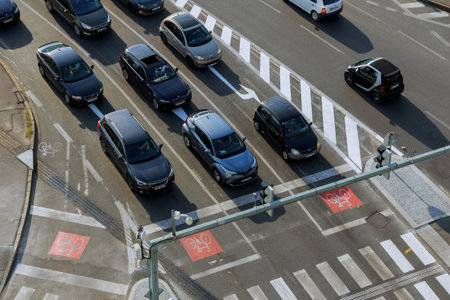
#> input picture coches.jpg, 450 x 300 px
$ python -i Umbralizacion.py   (imports and definitions only)
#> lines starting #> are read from the running program, lines starting #| are printed output that depends on the picture; after the words box and inside, x2 and y2 are one past the last pixel; in counts of white or black regions, pixels touching at a corner belong together
#> further down, picture is the input picture: shape (300, 450, 3); mean B, G, R 103.4, 104.5, 103.7
### librerias/ProcesadorImagen.py
import matplotlib.pyplot as plt
import numpy as np
import cv2

class ProcesadorImagen:
    def __init__(self, ruta=None):
        self.imagen_original = None
        if ruta:
            self.cargar_imagen(ruta)
        self.imagen_grises = None
        self.imagen_umbral = None
        self.ecualizada_hipercubica = None
        self.imagen_suma = None
        self.imagen_resta = None
        self.imagen_multiplicacion = None

    # [5 lines left out: function cargar_imagen, not called in this run]

    def convertir_a_grises(self, img):
        if img is None:
            return None

        if len(img.shape) == 2 or (len(img.shape) == 3 and img.shape[2] == 1):
            return img
        else:
            return cv2.cvtColor(img, cv2.COLOR_BGR2GRAY)
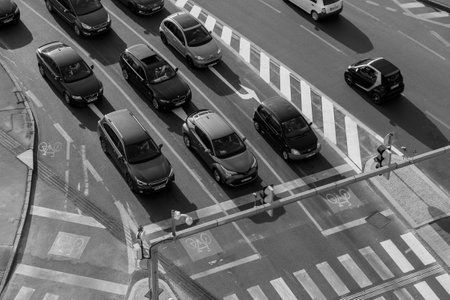
#> returned value: shape (300, 450); min 0, max 253, mean 104.1

    def aplicar_binarizacion(self, img, umbral):
        _, imagen_binarizada = cv2.threshold(img, umbral, 255, cv2.THRESH_BINARY)
        return imagen_binarizada

    # [18 lines left out: function calcular_histogramas, not called in this run]


### librerias/Umbralizacion.py
import cv2
import numpy as np
from skimage.filters import *
from librerias.ProcesadorImagen import *

class Umbralizacion:

    def __init__(self):
        self.procesador = ProcesadorImagen()
# 1. Umbral por Media
    # [41 lines left out: functions umbral_media, metodo_otsu, multiumbralizacion, entropia_kapur, umbral_por_banda, umbral_adaptativo, not called in this run]

# 7. Mínimo del Histograma (método de Prewitt modificado)
    def minimo_del_histograma(self, img):
        img_gray = self.procesador.convertir_a_grises(img)
        hist = cv2.calcHist([img_gray], [0], None, [256], [0, 256])
#> hist = 256 values, max 1981 at index 104, min 0 at index 239, mean 527.3
        smooth_hist = cv2.GaussianBlur(hist, (5,1), 0)
#> smooth_hist has the same summary as hist
        min_pos = np.argmin(smooth_hist[50:200]) + 50  # Evitar extremos
#> min_pos = 196
        _, img_minhist = cv2.threshold(img_gray, min_pos, 255, cv2.THRESH_BINARY)
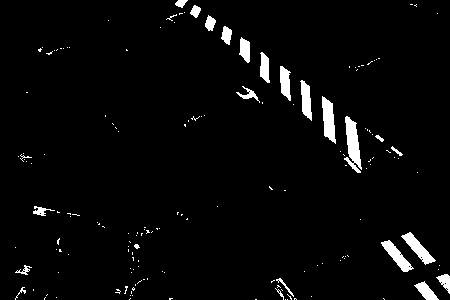
#> img_minhist: shape (300, 450); 3.3% white; 163 white regions (139 under 20 px), largest, box (x1, y1, x2, y2) and area: (344, 116, 362, 173) 569, (322, 96, 336, 144) 432, (401, 232, 436, 265) 388
        return img_minhist

# Función para componentes conexas con vecindad-8 (implementación manual ajskasjka equisde)
    # [58 lines left out: functions connected_components_8neighbors, detectar_objetos_vecindad_8, detectar_objetos_vecindad_4, vecindad_8, not called in this run]

# Aplicar componentes conexas
    def componentes_conexas(self, img):
        labeled_img, num_objects = connected_components_8neighbors(img)
        return labeled_img

# Colorear componentes para visualización perrila
    # [5 lines left out: function componentes_visualizacion_perrila, not called in this run]

    #Funcion que devuelve True si es que la imagen es binaria
    def verificar_imagen_binaria(self,img):
        return  np.all((img == 0) | (img == 255))

>>> import cv2
>>> picture = cv2.imread('../coches.jpg')
>>> result = Umbralizacion().minimo_del_histograma(picture)
